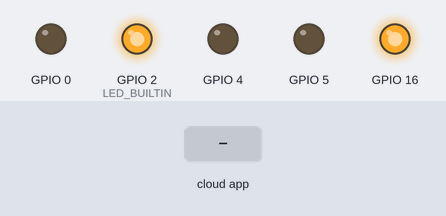
Bench run of a sketch on a simulated ESP8266 (NodeMCU). Parts: output pins drawn as LEDs (lit = HIGH, except the on-board LED, lit = LOW). The inputs (shaded band) are chosen by the test bench. WiFi joins after 1.5 s; servers stay silent unless stated; no MQTT or app messages arrive unless stated; what the sketch prints to the serial monitor is not drawn.

Above: at 2.8 s.
2.9 s: the phone or cloud app sets relay1 to 1
At 4.1 s:
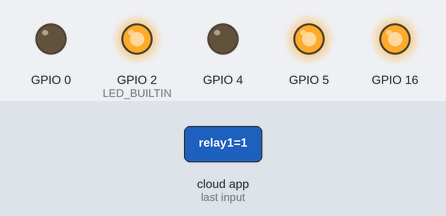
4.4 s: the phone or cloud app sets relay2 to 1
At 5.6 s:
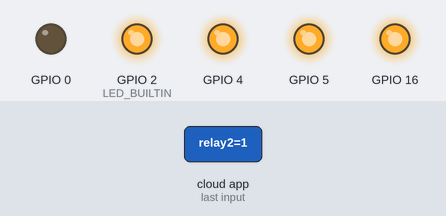
5.9 s: the phone or cloud app sets relay3 to 1
At 6.4 s:
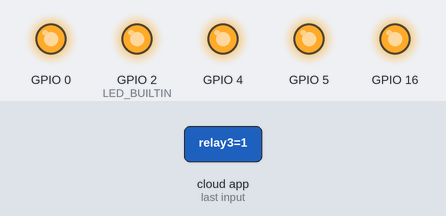
7.4 s: the phone or cloud app sets relay4 to 1
At 7.9 s:
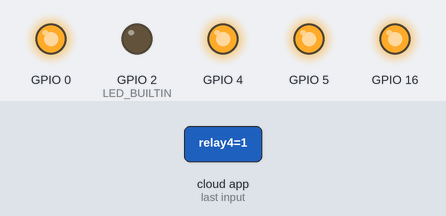
8.9 s: the phone or cloud app sets relay1 to 0
At 9.4 s:
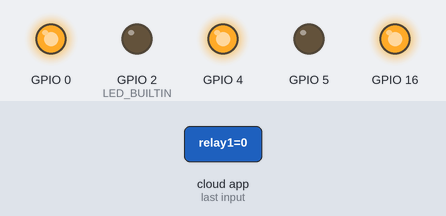
10.4 s: the phone or cloud app sets relay2 to 0
At 11.4 s:
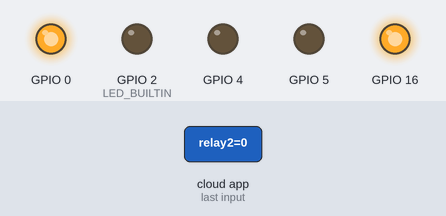
Timing chart, 0 to 12.9 s (numbered marks = the images above; inputs shaded):
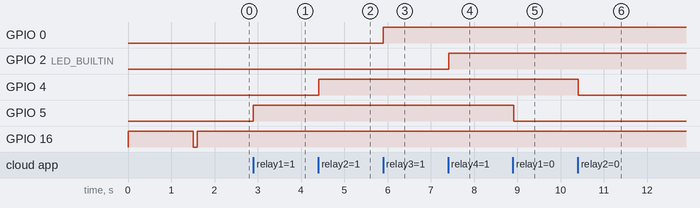

Measured:
- after the input at 2.9 s, GPIO 5: LOW → HIGH at once
- after the input at 4.4 s, GPIO 4: LOW → HIGH at once
- after the input at 5.9 s, GPIO 0: LOW → HIGH at once
- after the input at 7.4 s, GPIO 2 (LED_BUILTIN): LOW → HIGH at once
- after the input at 8.9 s, GPIO 5: HIGH → LOW at once
- after the input at 10.4 s, GPIO 4: HIGH → LOW at once

The sketch:

Plantwatersketch.ino
```cpp
#include <ESP8266WiFi.h>
#include "Adafruit_MQTT.h"
#include "Adafruit_MQTT_Client.h"

#define WIFI_SSID "NandipatiWifi"
#define WIFI_PASS "kalya1509"

#define MQTT_SERV "io.adafruit.com"
#define MQTT_PORT 1883
#define MQTT_NAME "pacchu"
#define MQTT_PASS "c92d91fe49fe423181e7722080b8adcb"

WiFiClient client;
Adafruit_MQTT_Client mqtt(&client, MQTT_SERV, MQTT_PORT, MQTT_NAME, MQTT_PASS);
Adafruit_MQTT_Subscribe relay1 = Adafruit_MQTT_Subscribe(&mqtt, MQTT_NAME "/f/relay1");
Adafruit_MQTT_Subscribe relay2 = Adafruit_MQTT_Subscribe(&mqtt, MQTT_NAME "/f/relay2");
Adafruit_MQTT_Subscribe relay3 = Adafruit_MQTT_Subscribe(&mqtt, MQTT_NAME "/f/relay3");
Adafruit_MQTT_Subscribe relay4 = Adafruit_MQTT_Subscribe(&mqtt, MQTT_NAME "/f/relay4");

void setup()
{
  pinMode(5,OUTPUT);
  pinMode(4,OUTPUT);
  pinMode(0,OUTPUT);
  pinMode(2,OUTPUT);
  pinMode(16,OUTPUT);


  Serial.begin(9600);
  //Connect to WiFi
  Serial.print("\n\nConnecting Wifi");
  WiFi.begin(WIFI_SSID, WIFI_PASS);
  digitalWrite(LED_BUILTIN, LOW);
  while (WiFi.status() != WL_CONNECTED)
  {
    digitalWrite(16,HIGH);
    Serial.print(".");
    delay(50);
    digitalWrite(16,LOW);
  }
  delay(100);
  Serial.println("\nConnected!");
  digitalWrite(16,HIGH);

  mqtt.subscribe(&relay1);
  mqtt.subscribe(&relay2);
  mqtt.subscribe(&relay3);
  mqtt.subscribe(&relay4);

}

void loop(){

  MQTT_connect();
  Adafruit_MQTT_Subscribe * subscription;
  while ((subscription = mqtt.readSubscription(5000))){
    //RELAY1
    if (subscription == &relay1){
      Serial.print("Water Plants : ");
      //Serial.println((char*) relay1.lastread);
      int read1 = atoi((char*)relay1.lastread);
      if(read1 == 1){
        digitalWrite(5,HIGH);
        Serial.println("ON");
      }else if(read1 == 0){
        digitalWrite(5,LOW);
        Serial.println("OFF");

      }
    }

    //RELAY2


    if (subscription == &relay2){
      Serial.print("Washing Machine: ");
      Serial.println((char*) relay2.lastread);
      int read2 = atoi((char*)relay2.lastread);
      if(read2 == 1){
        digitalWrite(4,HIGH);
        Serial.println("ON");
      }else if(read2 == 0){
        digitalWrite(4,LOW);
        Serial.println("OFF");
      }
    }

    //RELAY3

    if (subscription == &relay3){
      Serial.print("Sprinklers : ");
      Serial.println((char*) relay3.lastread);
      int read3 = atoi((char*)relay3.lastread);
      if(read3 == 1){
        digitalWrite(0,HIGH);
        Serial.println("ON");
      }else if(read3 == 0){
        digitalWrite(0,LOW);
        Serial.println("OFF");
      }
    }

    //RELAY4


    if (subscription == &relay4){
      Serial.print("Bulb: ");
      Serial.println((char*) relay4.lastread);
      int read4 = atoi((char*)relay4.lastread);
      if(read4 == 1){
        digitalWrite(2,HIGH);
        Serial.println("ON");
      }else if(read4 == 0){
        digitalWrite(2,LOW);
        Serial.println("OFF");
      }
    }


 }
}

void MQTT_connect(){

  //  // Stop if already connected
  if (mqtt.connected() && mqtt.ping())
  {
    //    mqtt.disconnect();
    return;
  }

  int8_t ret;

  mqtt.disconnect();

  Serial.print("Connecting to Adafruit IO Database. ");
  uint8_t retries = 2;
  while ((ret = mqtt.connect()) != 0) // connect will return 0 for connected
  {
    Serial.println(mqtt.connectErrorString(ret));
    Serial.println("Retrying connection in 5 seconds...");
    mqtt.disconnect();
    delay(5000);  // wait 5 seconds
    retries--;
    if (retries == 0)
    {
      ESP.reset();
    }
  }
  Serial.println("Connection sucessful!");
}
```
